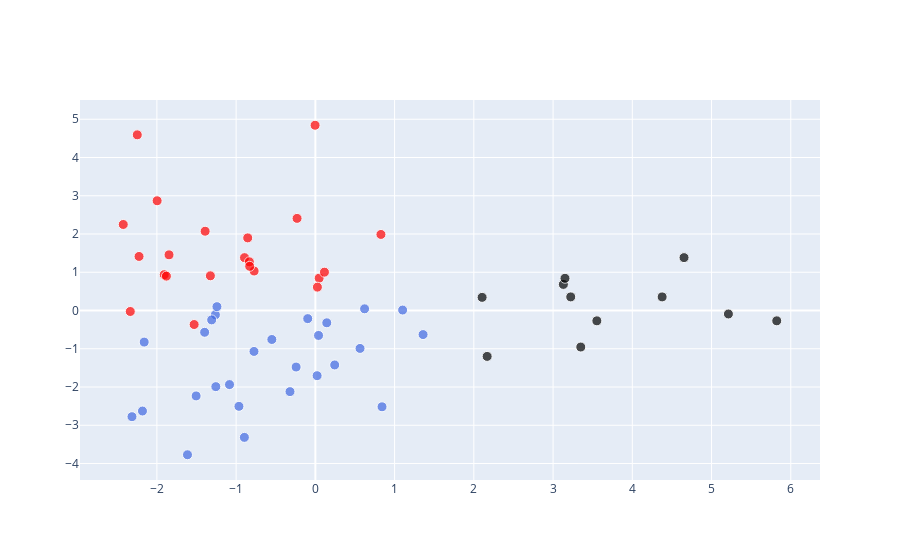

Notebook code cell kept with this figure:
### Code cell
A,dic,axis=get_cluster_ACP(3,data_1,graph_ACP=True,graph_k_means=True,seed=1)

### Figure 1 — Plotly figure (JSON) as saved in the notebook; plotly's stock layout.template omitted (floating-point values rounded to 4 significant figures)
{"data": [{"hoverinfo": "text", "marker": {"color": ["royalblue", "black", "red", "red", "black", "royalblue", "red", "red", "black", "red", "red", "royalblue", "royalblue", "royalblue", "royalblue", "red", "royalblue", "black", "red", "royalblue", "red", "royalblue", "black", "black", "royalblue", "black", "royalblue", "royalblue", "royalblue", "royalblue", "royalblue", "red", "royalblue", "royalblue", "red", "red", "red", "royalblue", "red", "royalblue", "black", "black", "royalblue", "black", "red", "red", "royalblue", "royalblue", "royalblue", "royalblue", "red", "black", "royalblue", "red", "red", "red", "red", "royalblue", "red", "royalblue"], "size": [10, 10, 10, 10, 10, 10, 10, 10, 10, 10, 10, 10, 10, 10, 10, 10, 10, 10, 10, 10, 10, 10, 10, 10, 10, 10, 10, 10, 10, 10, 10, 10, 10, 10, 10, 10, 10, 10, 10, 10, 10, 10, 10, 10, 10, 10, 10, 10, 10, 10, 10, 10, 10, 10, 10, 10, 10, 10, 10, 10]}, "mode": "markers", "text": ["ARG", "AUS", "AUT", "BGD", "BGR", "BOL", "BRA", "BWA", "CHE", "CHL", "CHN", "CIV", "CMR", "COG", "COL", "CRI", "CUB", "DNK", "DOM", "ECU", "EGY", "ETH", "FIN", "FRA", "GAB", "GBR", "GHA", "GTM", "HND", "HTI", "IDN", "IND", "ITA", "KEN", "KOR", "LKA", "MAR", "MEX", "MYS", "NGA", "NLD", "NOR", "NPL", "NZL", "PAK", "PAN", "PHL", "PRY", "ROU", "SDN", "SLV", "SWE", "TGO", "THA", "TUN", "TUR", "URY", "VEN", "VNM", "ZMB"], "type": "scatter", "uid": "2d53aa8c-5f8f-48ce-86a5-4e25c6325395", "x": [0.1442, 3.13, 0.8276, -2.336, 2.168, -1.262, 0.04763, -0.2309, 5.823, -0.8538, -2.248, -0.8959, -0.3201, -0.5493, 0.5638, 0.1147, 0.02207, 3.35, -0.7726, -1.308, -1.907, -2.314, 3.15, 4.376, 0.04012, 3.553, -1.505, -1.397, -0.7745, -2.182, -1.242, -2.225, 1.101, -1.256, -0.00365, -1.847, -1.88, -0.09633, -0.8941, -1.084, 3.223, 4.653, -2.16, 2.105, -1.53, -0.8331, -0.243, 0.244, 1.359, -1.614, -0.8288, 5.213, -0.9646, -1.997, -1.325, -1.391, 0.02582, 0.6212, -2.425, 0.8414], "y": [-0.3213, 0.6826, 1.989, -0.0256, -1.2, -0.1114, 0.8465, 2.409, -0.2698, 1.899, 4.593, -3.317, -2.121, -0.7576, -0.9912, 1.003, -1.704, -0.9551, 1.032, -0.245, 0.9368, -2.776, 0.8425, 0.3556, -0.652, -0.2699, -2.233, -0.5693, -1.07, -2.628, 0.1005, 1.413, 0.01188, -1.99, 4.843, 1.456, 0.8987, -0.2121, 1.382, -1.936, 0.356, 1.383, -0.8255, 0.3439, -0.366, 1.274, -1.478, -1.423, -0.6288, -3.771, 1.155, -0.09037, -2.505, 2.869, 0.9073, 2.073, 0.6115, 0.04443, 2.249, -2.517]}], "layout": {"hovermode": "closest"}}
